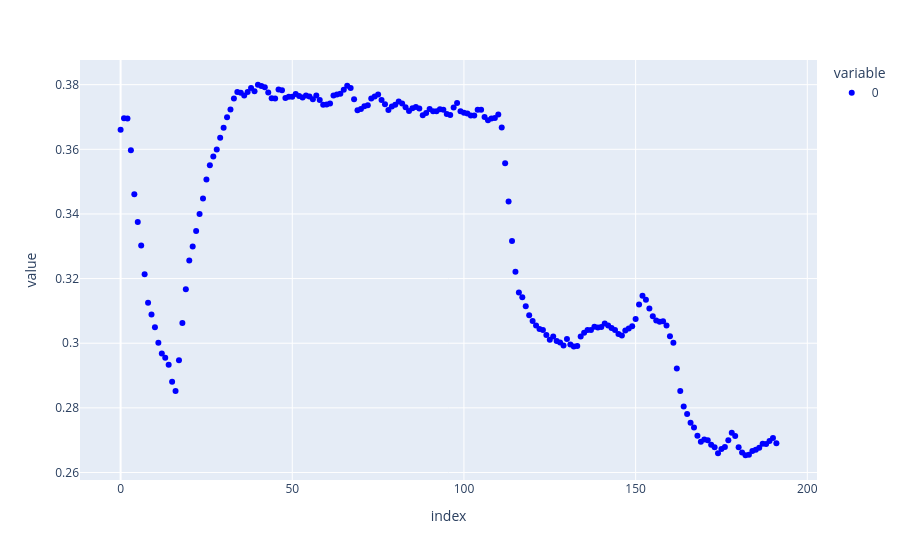

Notebook code cell kept with this figure:
### Code cell
path = r'D:\BM26\PEG_PNIPAM_576_24_Cryst_15C_second_sample'
Exp = BM26_experiment(path)
T = Exp.get_T_profile()
print(np.argmin(T)) # 33
plt.plot(T)
plt.show()
Trms = Exp.get_Tr_profile()
fig = px.scatter(Trms, color_discrete_sequence=['blue'])
fig.show()

Time = Exp.get_Time_profile()
Time -= Time[33]
Inv = []
q_start, I_start = Exp.get_1d_SAXS(np.argmin(T))
I_start /= Trms[np.argmin(T)]
for n in range(33, 151):
    if n%10==0:
        print(n)
    # SAXS_plot(6, 6)
    # plt.xlim(0.03, 3)
    q, I = Exp.get_1d_SAXS(n)
    I/= Trms[n]
    I -= I_start
    I*=q**2
    res = integrate.simpson(I[28:580], q[28:580])
    Inv.append(res)
    # plt.scatter(q, I)
    # plt.plot(q[28], I[28], 'x', color='black', markersize=12)
    # plt.plot(q[580], I[580], 'x', color='black', markersize=12)

fig, ax = plt.subplots(figsize=(6,6))
ax.set_xlabel('Time / s', fontdict=font)
ax.set_ylabel('SAXS Invariant / a.u.', fontdict=font)
ax.xaxis.set_major_formatter(ScalarFormatter())
ax.tick_params(axis="both", which='both', direction="in", width=3, length=3, labelsize=20)
for axis in ['top','bottom','left','right']:
    ax.spines[axis].set_linewidth(2)
#ax.set_xticks([0, 500, 1000, 1500])
print(len(Inv[:-10]))
print(len(cr24_15))
ax.scatter(cr24_15, Inv[:-10])
#ax.set_xlim(-10, 1710)
plt.title('576_24_15')
ax.set_xlabel('WAXS cryst')
ax.set_ylabel('SAXS invariant')
plt.show()

### Figure 1 — Plotly figure (JSON) as saved in the notebook; plotly's stock layout.template omitted (floating-point values rounded to 4 significant figures; data arrays with more than 128 entries replaced by an {"elided": "..."} marker saying what was removed)
{"data": [{"hovertemplate": "variable=0<br>index=%{x}<br>value=%{y}<extra></extra>", "legendgroup": "0", "marker": {"color": "blue", "symbol": "circle"}, "mode": "markers", "name": "0", "orientation": "v", "showlegend": true, "type": "scatter", "x": {"elided": "192 int values"}, "xaxis": "x", "y": {"elided": "192 float values"}, "yaxis": "y"}], "layout": {"legend": {"title": {"text": "variable"}, "tracegroupgap": 0}, "margin": {"t": 60}, "xaxis": {"anchor": "y", "domain": [0, 1], "title": {"text": "index"}}, "yaxis": {"anchor": "x", "domain": [0, 1], "title": {"text": "value"}}}}
